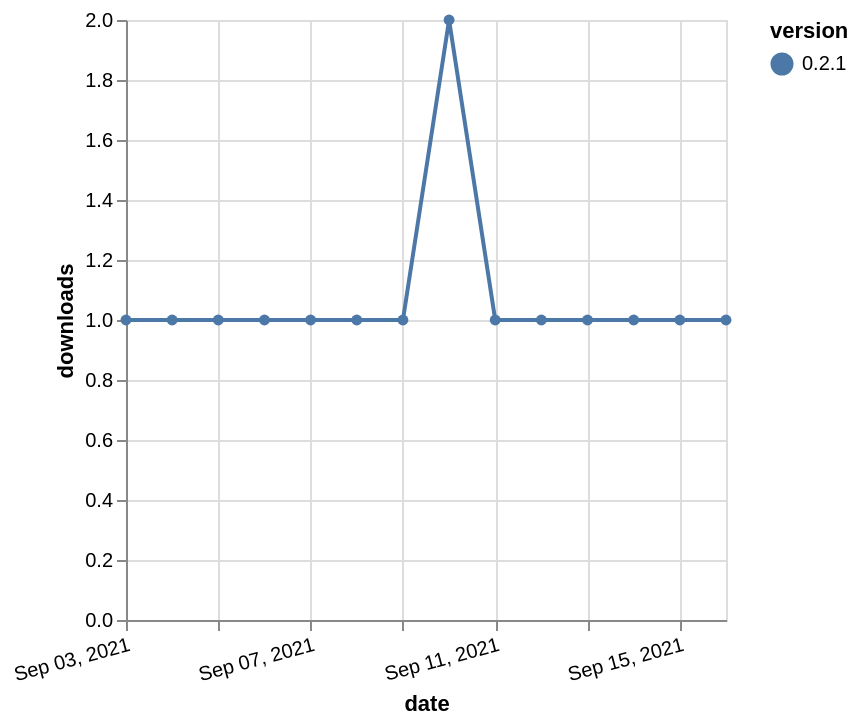

Describe this chart as a Vega-Lite specification.
### Vega-Lite specification from a JSON file in a GitHub repository (floating-point values rounded to 4 significant figures)
{"$schema": "https://vega.github.io/schema/vega-lite/v5.json", "description": "A simple bar chart with embedded data.", "data": {"values": [{"date": "2021-09-03", "total": 151, "delta": 1, "version": "0.2.1"}, {"date": "2021-09-04", "total": 152, "delta": 1, "version": "0.2.1"}, {"date": "2021-09-05", "total": 153, "delta": 1, "version": "0.2.1"}, {"date": "2021-09-06", "total": 154, "delta": 1, "version": "0.2.1"}, {"date": "2021-09-07", "total": 155, "delta": 1, "version": "0.2.1"}, {"date": "2021-09-08", "total": 156, "delta": 1, "version": "0.2.1"}, {"date": "2021-09-09", "total": 157, "delta": 1, "version": "0.2.1"}, {"date": "2021-09-10", "total": 159, "delta": 2, "version": "0.2.1"}, {"date": "2021-09-11", "total": 160, "delta": 1, "version": "0.2.1"}, {"date": "2021-09-12", "total": 161, "delta": 1, "version": "0.2.1"}, {"date": "2021-09-13", "total": 162, "delta": 1, "version": "0.2.1"}, {"date": "2021-09-14", "total": 163, "delta": 1, "version": "0.2.1"}, {"date": "2021-09-15", "total": 164, "delta": 1, "version": "0.2.1"}, {"date": "2021-09-16", "total": 165, "delta": 1, "version": "0.2.1"}]}, "width": "container", "mark": {"type": "line", "point": {"filled": true}}, "encoding": {"x": {"field": "date", "type": "temporal", "timeUnit": "yearmonthdate", "title": "date", "axis": {"labelAngle": -15}}, "y": {"field": "delta", "type": "quantitative", "title": "downloads"}, "color": {"field": "version", "type": "nominal"}, "tooltip": {"field": "delta"}}}
